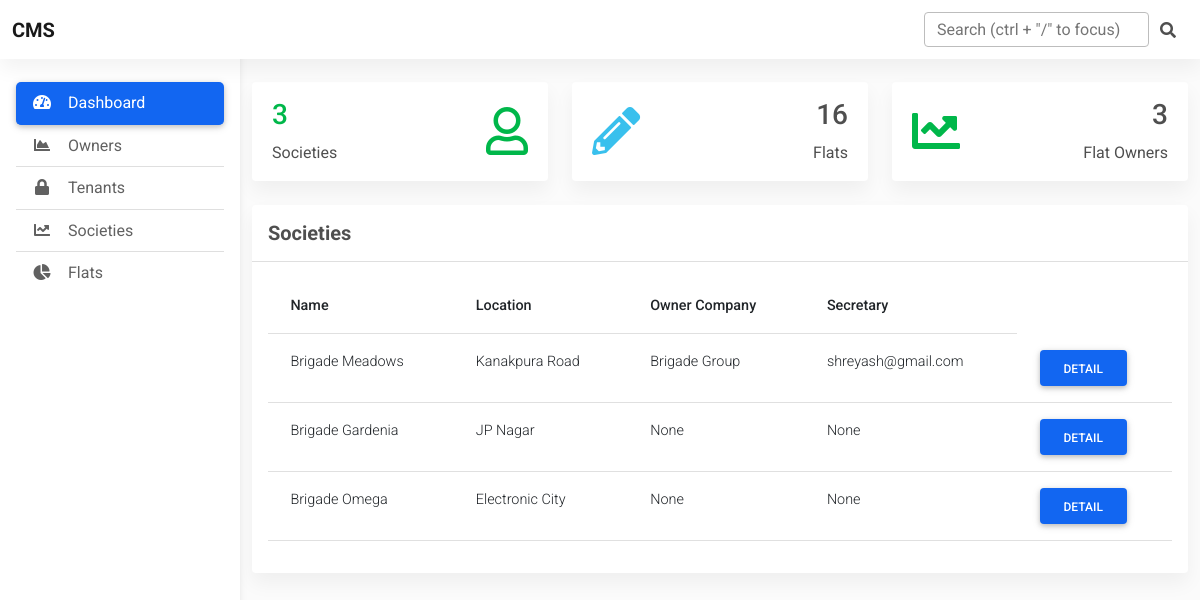
The page /dashboard/ (signed in) on the database its author committed.
### society/models.py (models this page shows, shortened)
class Society(models.Model):
    name = models.CharField(max_length=20)
    location = models.CharField(max_length=20)
    image = models.ImageField(upload_to=society_image_upload_path, null=True, blank=True)
    owner_company = models.CharField(max_length=20, null=True , blank=True)
    secretary = models.ForeignKey('accounts.CustomUser', on_delete=models.SET_NULL, null=True, blank=True)
    created_at = models.DateTimeField(auto_now_add=True)
    updated_at = models.DateTimeField(auto_now=True)
    class Meta:
        verbose_name_plural = 'Societies'

### accounts/models.py (models this page shows, shortened)
class CustomUser(AbstractBaseUser, PermissionsMixin):
    first_name = models.CharField(max_length=20)
    last_name = models.CharField(max_length=20,  null=True, blank=True)
    email = models.EmailField(unique=True, primary_key=True)
    occupation = models.CharField(max_length=20, null=True, blank=True)
    phone = models.PositiveIntegerField(unique=True)
    aadhar = models.PositiveIntegerField(unique=True)
    is_admin = models.BooleanField(default=False)
    is_staff = models.BooleanField(default=False)
    is_active = models.BooleanField(default=True)
    created_at = models.DateTimeField(auto_now_add=True)
    updated_at = models.DateTimeField(auto_now=True)
    EMAIL_FIELD = 'email'
    USERNAME_FIELD = 'email'
    REQUIRED_FIELDS = []
    objects = CustomUserManager()

### dashboard/views.py (the view)
# urls.py: path('dashboard/', include('dashboard.urls')),
@login_required
def dashboard(request):
    if not request.user.is_superuser or not request.user.is_staff:
        return HttpResponseRedirect(reverse('home'))
    society_count = Society.objects.all().count()
    flat_count = Flat.objects.all().count()
    owner_count = Owner.objects.all().count()
    societies = Society.objects.all()
    context = {
        'society_count':society_count,
        'flat_count':flat_count,
        'owner_count':owner_count,
        'societies':societies,
    }
    return render(request, 'dashboard/index.html', context=context)

### dashboard/templates/dashboard/index.html (shortened to what this page needs)
{% extends 'dashboard/base.html' %}
{% load static %}
{% block content %}
<div class="row">
  <div class="col-xl-4 col-sm-6 col-12 mb-4">
    <div class="card">
      <div class="card-body">
        <div class="d-flex justify-content-between px-md-1">
          <div>
            <h3 class="text-success">{{society_count}}</h3>
            <p class="mb-0">Societies</p>
          </div>
          <div class="align-self-center">
            <i class="far fa-user text-success fa-3x"></i>
          </div>
        </div>
      </div>
    </div>
  </div>
  <div class="col-xl-4 col-sm-6 col-12 mb-4">
    <div class="card">
      <div class="card-body">
        <div class="d-flex justify-content-between px-md-1">
          <div class="align-self-center">
            <i class="fas fa-pencil-alt text-info fa-3x"></i>
          </div>
          <div class="text-end">
            <h3>{{flat_count}}</h3>
            <p class="mb-0">Flats</p>
          </div>
        </div>
      </div>
    </div>
  </div>
  <div class="col-xl-4 col-sm-6 col-12 mb-4">
    <div class="card">
      <div class="card-body">
        <div class="d-flex justify-content-between px-md-1">
          <div class="align-self-center">
            <i class="fas fa-chart-line text-success fa-3x"></i>
          </div>
          <div class="text-end">
            <h3>{{owner_count}}</h3>
            <p class="mb-0">Flat Owners</p>
          </div>
        </div>
      </div>
    </div>
  </div>
</div>
<section class="mb-4">
  <div class="card">
    <div class="card-header text-left py-3">
      <h5 class="mb-0 text-left">
        <strong>Societies</strong>
      </h5>
    </div>
    <div class="card-body">
      <div class="table-responsive">
        <table class="table table-hover text-nowrap">
          <thead>
            <tr>
              <th scope="col">Name</th>
              <th scope="col">Location</th>
              <th scope="col">Owner Company</th>
              <th scope="col">Secretary</th>
            </tr>
          </thead>
          <tbody>
              {% for society in societies %}
            <tr>
              <td>{{society.name}}</td>
              <td>{{society.location}}</td>
              <td>{{society.owner_company}}</td>
              <td>{{society.secretary}}</td>
              <td>
                <a href="{% url 'society-detail' society.id %}" type="button" class="btn btn-primary">Detail</a>
              </td>
            </tr>
            {% endfor %}
          </tbody>
        </table>
      </div>
    </div>
  </div>
</section>
{% endblock %}

### dashboard/static/dashboard/css/admin.css (style rules this page uses)
body { background-color: #fbfbfb; }

### rows shown on the page
Society: name "Brigade Meadows", location "Kanakpura Road", owner_company "Brigade Group", secretary "shreyash@gmail.com"
Society: name "Brigade Gardenia", location "JP Nagar", owner_company "None", secretary "None"
Society: name "Brigade Omega", location "Electronic City", owner_company "None", secretary "None"

### other values the page prints
{{ society_count }} "3"
{{ flat_count }} "16"
{{ owner_count }} "3"
